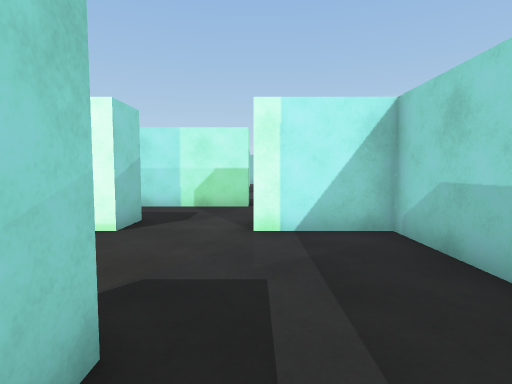
view 1 (above)

24 first-person views from a walk through a 3-D level made in the Unity game engine. The camera is 1.2 m above the floor, tilts 4° down and sees 80° across. The floor is counted in squares, 1 m on a side. Each view is taken from the middle of a square. On the plan, view 1 faces up. The plan holds only what a view shows up to about 13 squares ahead; the rest is blank. The player is left out. Surface patterns are stand-ins for the level's own textures.

view 2
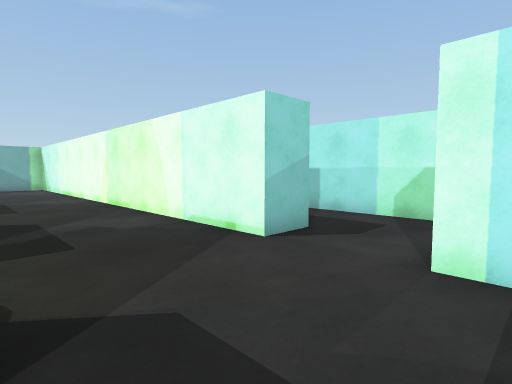

view 3
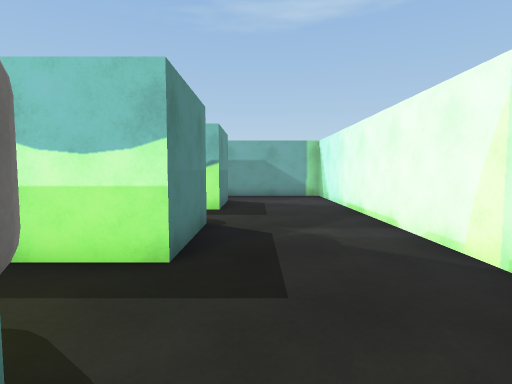

view 4
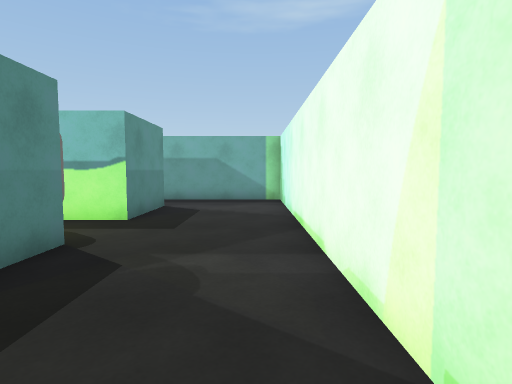

view 5
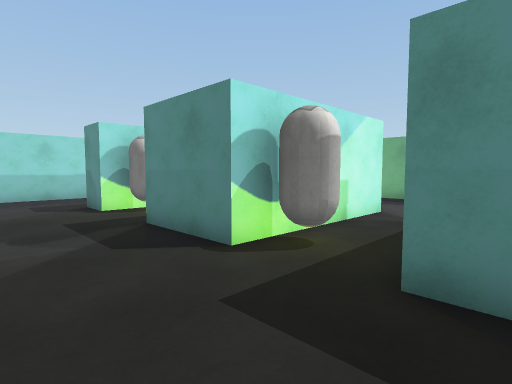

view 6
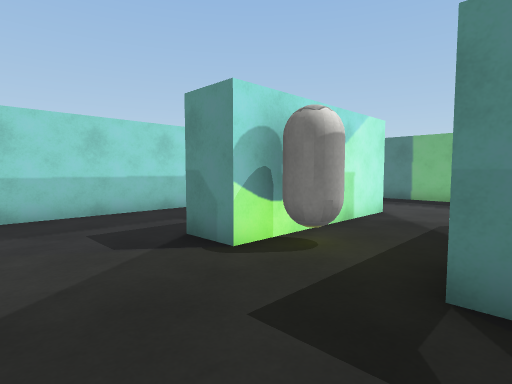

view 7
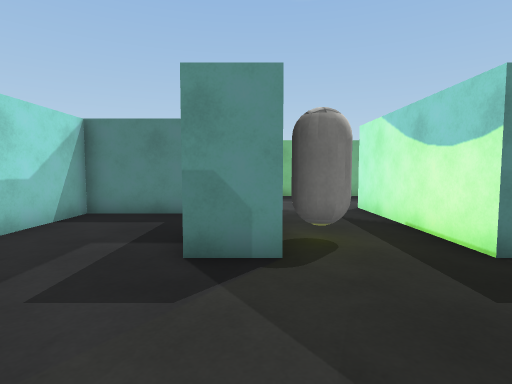

view 8
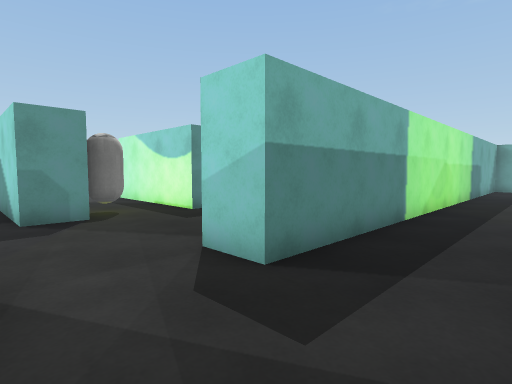

view 9
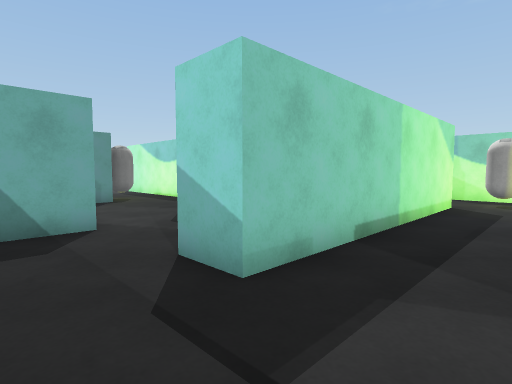

view 10
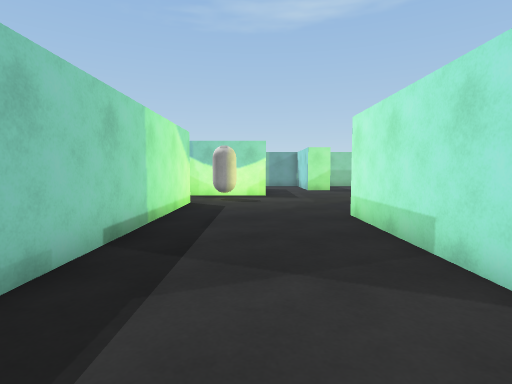

view 11
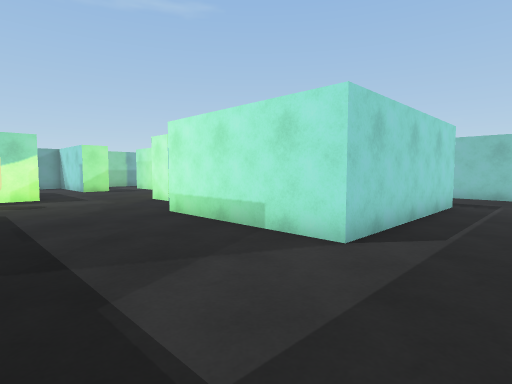

view 12
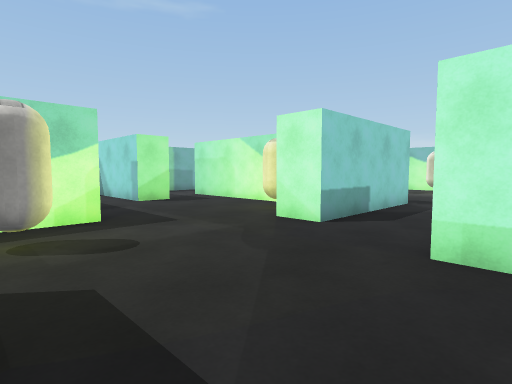

view 13
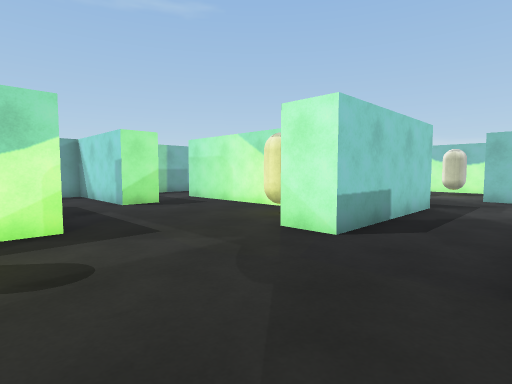

view 14
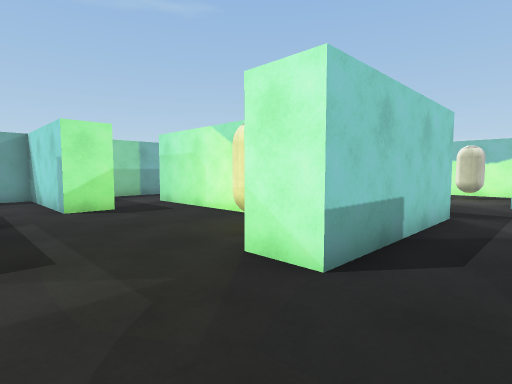

view 15
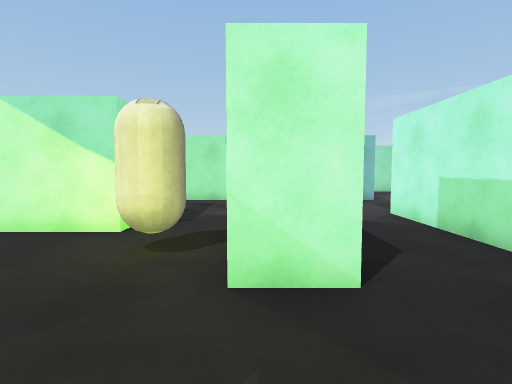

view 16
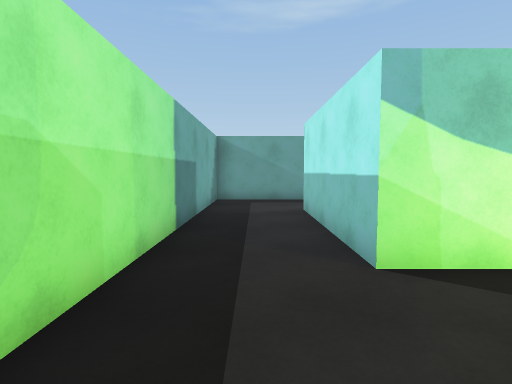

view 17
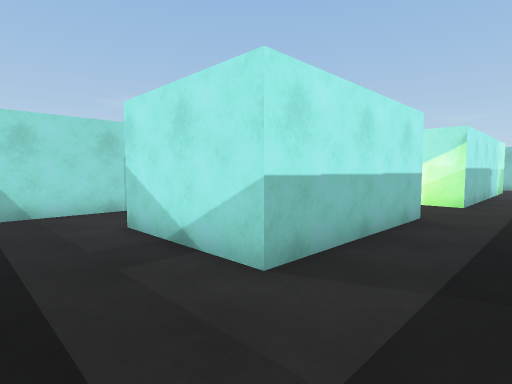

view 18
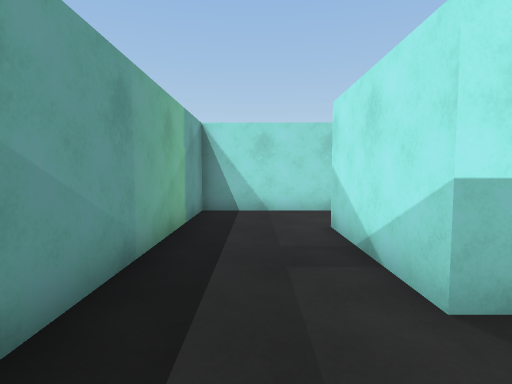

view 19
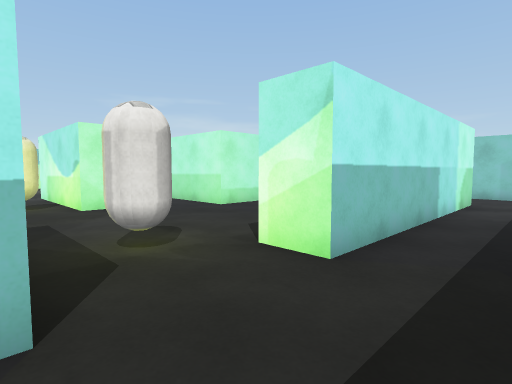

view 20
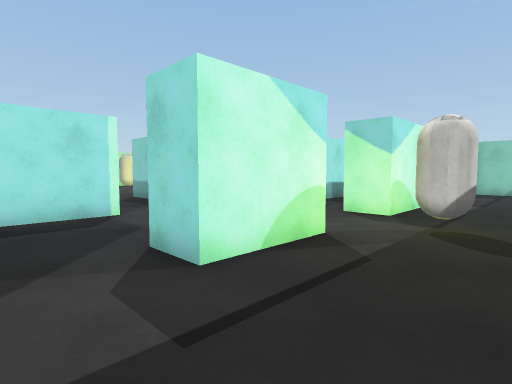

view 21
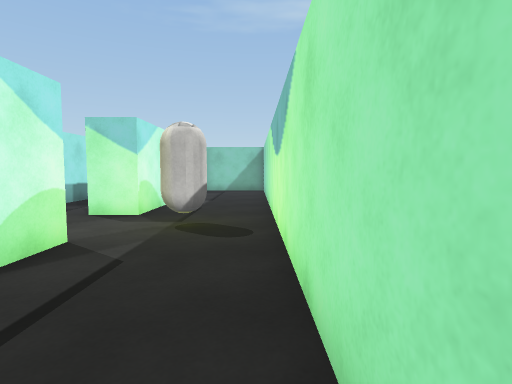

view 22
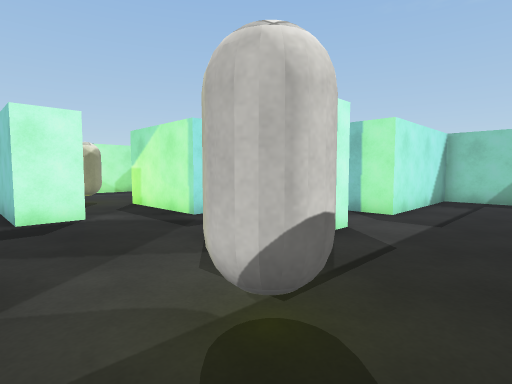

view 23
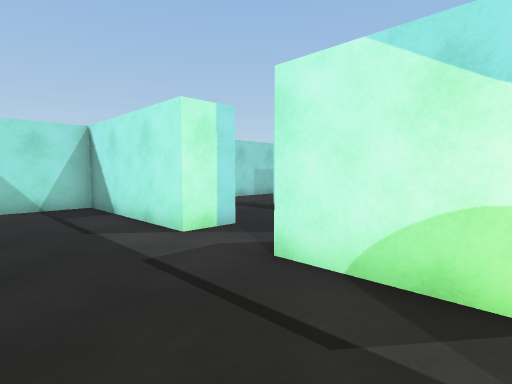

view 24
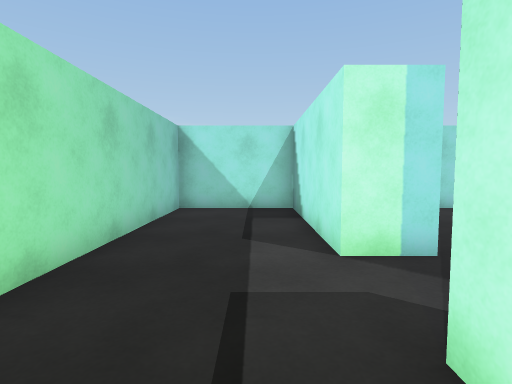

### Floor plan
Points are (right, up) in squares from view 1. A wall is a line through its corners. A room is listed if a view was taken in it or the views show most of it. See-through windows are left out.
Room 1 (views 1, 2, 3, 4, 5, 6, 7)
walls: (-8.3, 0.2) (-8.3, 1.9) (-5.3, 1.9) (-5.3, -3.9); (-14, 1.9) (-10.9, 1.9) (-10.9, -0.1); (-8.3, -3.9) (-8.3, -1.2); (-2.4, 0.2) (-2.4, 1.9) (-1, 1.9) (-1, -1.8); (-2.8, 7.4) (-2.8, 6) (-21.6, 6) (-21.6, 1.1); (-2.4, -3.9) (-2.4, -1.5); (0, -2.5) (2.7, -2.5) (2.7, 6) (-0.1, 6); (-19.4, 1.9) (-16.4, 1.9) (-16.4, 0.2)
ways out: opening at (-1.5, 6.5) to room 2; opening at (-9.5, -4); opening at (-3.5, -3.5)
objects: other object (-15, 0) to (-15, 1); capsule (-9, 0) to (-9, 1); capsule (-3, 0) to (-3, 1)
Room 2 (views 8, 9, 10, 11, 12, 13, 14, 15, 16, 17, 18, 19, 20, 21, 22, 23, 24)
walls: (-8.9, 18.1) (-10.3, 18.1) (-10.3, 23.8) (-8.9, 23.8) (-8.9, 18.1); (-12.7, 14.5) (-12.7, 10.5) (-18.4, 10.5) (-18.4, 14.5); (-7.2, 27.5) (-8.1, 27.5); (-14.4, 24.9) (-12.7, 24.9) (-12.7, 20.9) (-18.4, 20.9); (-0.5, 23.6) (-0.5, 16.6) (-6.2, 16.6) (-6.2, 23.6) (-3.6, 23.6); (-9.4, 11.5) (-0.3, 11.5) (-0.3, 10.2) (-9.4, 10.2) (-9.4, 11.5); (-8.1, 28.8) (-5.3, 28.8) (-5.3, 27.5) (-5.6, 27.5); (-16.7, 18.6) (-16.7, 17.2) (-21.6, 17.2) (-21.6, 7.4) (-2.8, 7.4); (-2.8, 27.4) (-2.8, 28.8) (2.7, 28.8) (2.7, 32.5) (-15.9, 32.5); (-14, 28.8) (-11.2, 28.8) (-11.2, 27.5) (-12.9, 27.5); (2.7, 23.6) (2.7, 24.1); (0.8, 27.5) (-1.1, 27.5); (-0.1, 7.4) (1.5, 7.4); (2.7, 9.2) (2.7, 10.8); (-21.6, 30.9) (-21.6, 28.8) (-16.4, 28.8) (-16.4, 27.5)
ways out: opening at (-1.5, 6.5) to room 1; opening at (-17.5, 19.5); opening at (-15.5, 28.5); opening at (-13.5, 26.5)
objects: capsule (-12, 19) to (-11, 20); capsule (-11, 12) to (-11, 13); capsule (-10, 30) to (-9, 31)

Where each view was taken, in squares from view 1:
view 1: 0 up, 0 right, facing up
view 2: 2 up, 1 right, facing up-left
view 3: 3 up, 7 left, facing left
view 4: 5 up, 9 left, facing left
view 5: 5 up, 12 left, facing down-right
view 6: 5 up, 6 left, facing down-right
view 7: 6 up, 2 left, facing down
view 8: 10 up, 0 right, facing down-left
view 9: 14 up, 2 right, facing down-left
view 10: 14 up, 2 right, facing left
view 11: 12 up, 2 right, facing up-left
view 12: 12 up, 5 left, facing up-left
view 13: 13 up, 6 left, facing up-left
view 14: 15 up, 7 left, facing up-left
view 15: 15 up, 10 left, facing up
view 16: 9 up, 9 left, facing left
view 17: 8 up, 21 left, facing up-right
view 18: 8 up, 20 left, facing up
view 19: 8 up, 13 left, facing up-right
view 20: 32 up, 3 left, facing down-left
view 21: 32 up, 3 left, facing left
view 22: 32 up, 8 left, facing down-left
view 23: 32 up, 8 left, facing down-right
view 24: 30 up, 7 left, facing right
